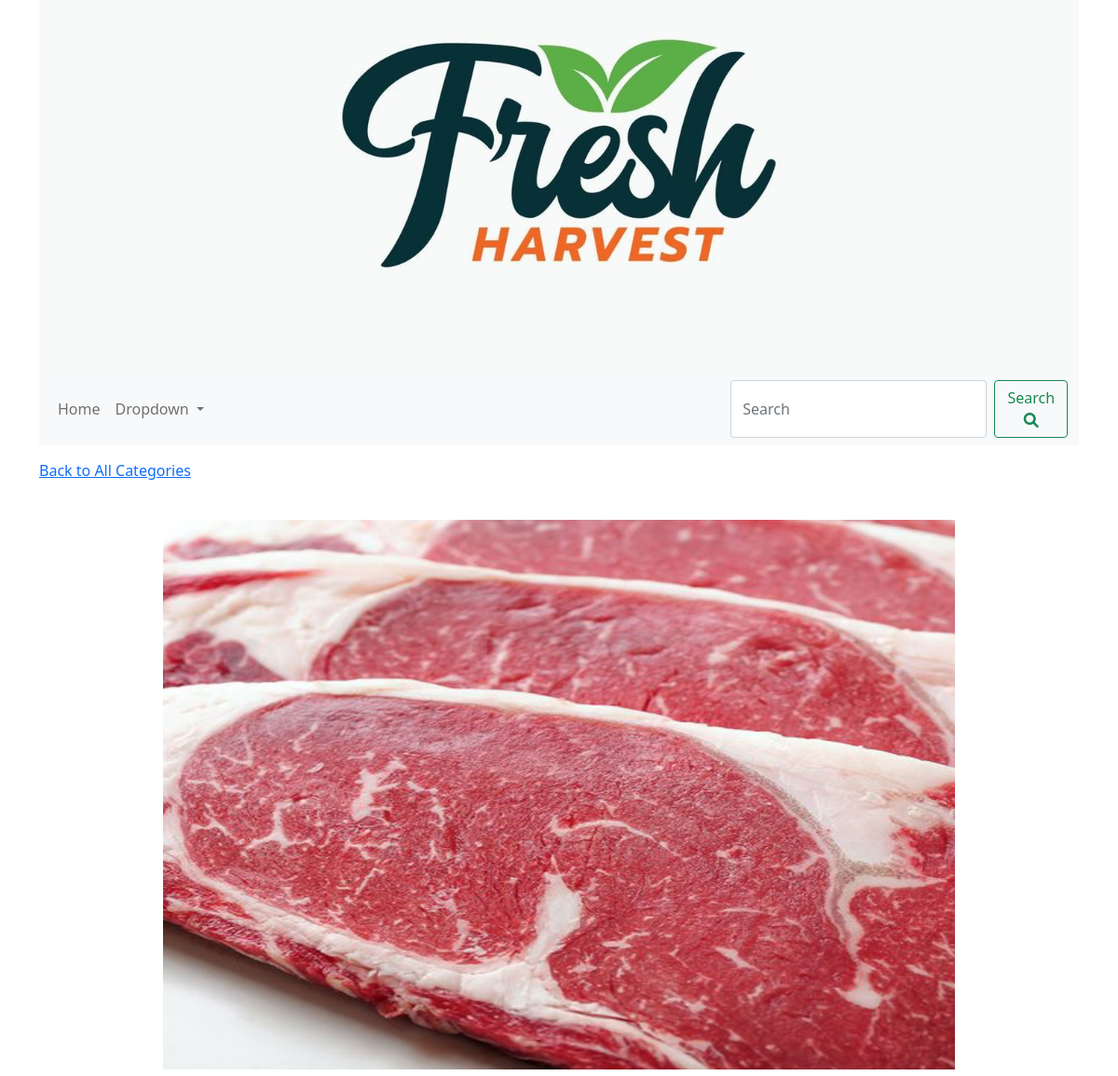
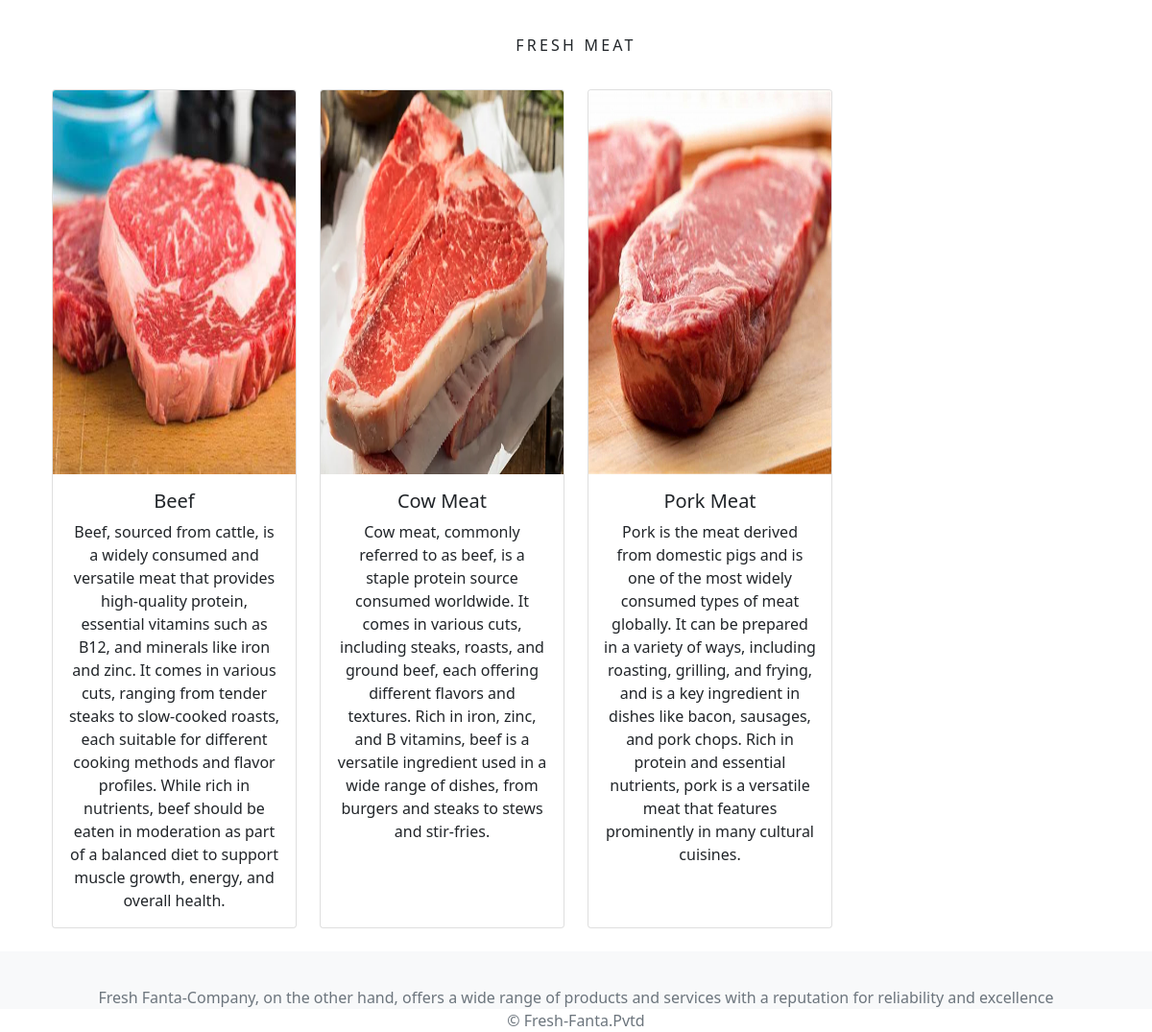
/meat/, run on the app's committed database (2 pictures, top to bottom).
### myapp/models.py (models this page shows, shortened)
class Category(models.Model):
    name = models.CharField(max_length=250, unique=True)
    slug = models.SlugField(max_length=250, unique=True)
    decs = models.TextField(blank=True)
    image = models.ImageField(upload_to='category', blank=True)
    class Meta:
        ordering = ('name',)
        verbose_name = 'category'
        verbose_name_plural = 'categories'
    def get_url(self):
        return reverse('myapp:product_by_category', args=[self.slug])

class Product(models.Model):
    names = models.CharField(max_length=250, unique=True)
    slug = models.SlugField(max_length=250, unique=True)
    price = models.DecimalField(max_digits=10, decimal_places=2)
    images = models.ImageField(upload_to='products', blank=True)
    decs = models.TextField(blank=True)
    category = models.ForeignKey(Category, on_delete=models.CASCADE)
    stock = models.IntegerField()
    available = models.BooleanField(default=False)
    timeStamp = models.DateTimeField(auto_now_add=True)
    updated = models.DateTimeField(auto_now=True)
    def get_url(self):
        return reverse('myapp:productCatDetails', args=[self.category.slug, self.slug])
    class Meta:
        ordering = ('names',)
        verbose_name = 'product'
        verbose_name_plural = 'products'

### myapp/views.py (the view, shortened to what this page needs)
# urls.py: path('', views.allProdCat, name='allProdCat'),
def allProdCat(request, c_slug=None):
    c_page = None
    products = None
    if c_slug:
        c_page = get_object_or_404(Category, slug=c_slug)
        products = Product.objects.filter(category=c_page, available=True)
    return render(request, 'category.html', {'category': c_page, 'products': products})

### cart_app/context_processors.py (called while the page is built)
def counter(request):
    item_count = 0
    if 'admin' in request.path:
        return {}
    else:
        try:
            cart = Cart.objects.filter(cart_ID=cardID(request))
            cart_items = CartItem.objects.all().filter(cart=cart[:1])
            for cart_item in cart_items:
                item_count += cart_item.quantity
        except Cart.DoesNotExist:
            item_count = 0
        return dict(item_count=item_count)

### cart_app/views.py (called while the page is built)
def cardID(request):
    cart = request.session.session_key
    if not cart:
        cart = request.session.create()
    return cart

### myapp/context_processors.py (called while the page is built)
def menu_links(request):
    links = Category.objects.all()
    return dict(links=links)

### templates/category.html (shortened to what this page needs)
{% extends 'base.html' %}
{% load static %}
{% block content %}
{% if category %}
<div class="row my_row">
    <div class="mx_auto">
        <p><a href="{% url 'myapp:allProdCat' %}">Back to All Categories</a></p>
    </div>
</div>
{% endif %}
<div class="flex-container">
    {% if category %}
    <div class="container1 text-center">
        <img class="my_image_c" src="{{ category.image.url }}" alt="{{ category.name }}">
    </div>
    <div class="container2">
        <h1 class="text-center my_title">{{ category.name }}</h1>
    </div>
    {% endif %}
</div>
<div class="container">
    <div class="row">
        {% for product in products %}
        <div class="col-12 col-sm-6 col-md-4 col-lg-3 mb-4">
            <div class="card h-100 text-center">
                <a href="{{ product.get_url }}">
                    {% if  product.images %}
                    <img class="card-img-top my_image"
                         src="{{ product.images.url }}"
                         alt="{{ product.names }}">
                    {% else %}
                    <img class="card-img-top my_image"
                         src="{% static 'img/fail.jpg' %}"
                         alt="{{ product.names }}">
                    {% endif %}
                </a>
                <div class="card-body">
                    <h5 class="card-title">{{ product.names }}</h5>
                    <p class="card-text">{{ product.decs }}</p>
                </div>
            </div>
        </div>
        {% endfor %}
    </div>
</div>
{% endblock %}

### static/css/custom.css (style rules this page uses)
body { font-family: "Poppins", sans-serif; font-weight: 800; }
.my_row { padding-top : 15px; }
.my_row .mx_auto { color : #000; font-size : 16px; }
.my_image { width : 100%; height :400px; }
.my_image_c { width : 80%; height :600px; padding : 5px; }
.my_title { font-size : 16px; text-transform : uppercase; letter-spacing : .2em; }
.flex-container { display: flex; flex-direction: column; }
.container1, .container2 { width: 100%; padding: 20px; box-sizing: border-box; }

### data on the page
Category: image (picture), name "FRESH MEAT"
Product: images (picture), names "Beef", decs "Beef, sourced from cattle, is a widely consumed and versatile meat that provides high-quality protein, essential vitamins such as B12, and minerals like iron and zinc. It comes in various cuts, ranging from tender steaks to slow-cooked roasts, each suitable for different cooking methods and flavor profiles. While rich in nutrients, beef should be eaten in moderation as part of a balanced diet to support muscle growth, energy, and overall health."
Product: images (picture), names "Cow Meat", decs "Cow meat, commonly referred to as beef, is a staple protein source consumed worldwide. It comes in various cuts, including steaks, roasts, and ground beef, each offering different flavors and textures. Rich in iron, zinc, and B vitamins, beef is a versatile ingredient used in a wide range of dishes, from burgers and steaks to stews and stir-fries."
Product: images (picture), names "Pork Meat", decs "Pork is the meat derived from domestic pigs and is one of the most widely consumed types of meat globally. It can be prepared in a variety of ways, including roasting, grilling, and frying, and is a key ingredient in dishes like bacon, sausages, and pork chops. Rich in protein and essential nutrients, pork is a versatile meat that features prominently in many cultural cuisines."
